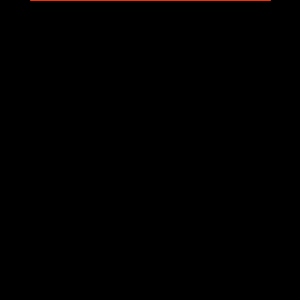
Frame 1 (no input)
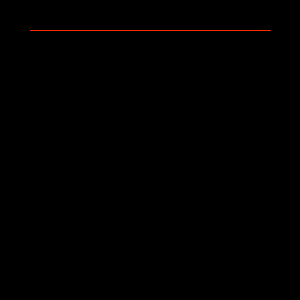
Frame 60 (the mouse pressed at the canvas centre just before this capture)
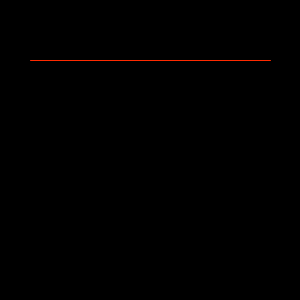
Frame 120 (the mouse held since frame 60 and released just before this capture)

The Processing sketch that drew these frames (run headless with seeded random() and noise(); from frame 60 on, the mouse is pressed at the canvas centre):

// Processing sketch: electribe
// ── electribe.pde
int bgcol;
Underbar mybar;
//float K_WIDTH = 0.667; // drawing width ratio
float K_WIDTH = 1.0; // drawing width ratio

void setup (){
  size(300, 300);
  colorMode(HSB, 3600, 100, 100);
  blendMode(LIGHTEST);  // p5 2+  https://processing.org/reference/blendMode_.html
  smooth();
  frameRate(60);

  //bgcol = #ff00ff;
  mybar = new Underbar();
}

void draw(){
  background(bgcol);

  pushMatrix();
  translate(width/2, 0);
  scale(K_WIDTH, 1);
  mybar.tick();
  mybar.draw();

  popMatrix();
}

void keyPressed(){
  switch (key) {
     case '1':  bgcol = #000000; break;
     default:   break;
  } 
}
class Underbar{
  PVector p;
  float len;

  Underbar() {
    p = new PVector(0, 0);
    len = width * 0.8;
  }
  void draw(){
    stroke(100, 100, 100);
    line(this.p.x - len/2, this.p.y, this.p.x + len/2, this.p.y);
  }
  void tick(){
    this.p.y += 0.5;
    if (this.p.y > height ) this.p.y = 0;
    if (this.p.y < 0) this.p.y = height;
  }
}
